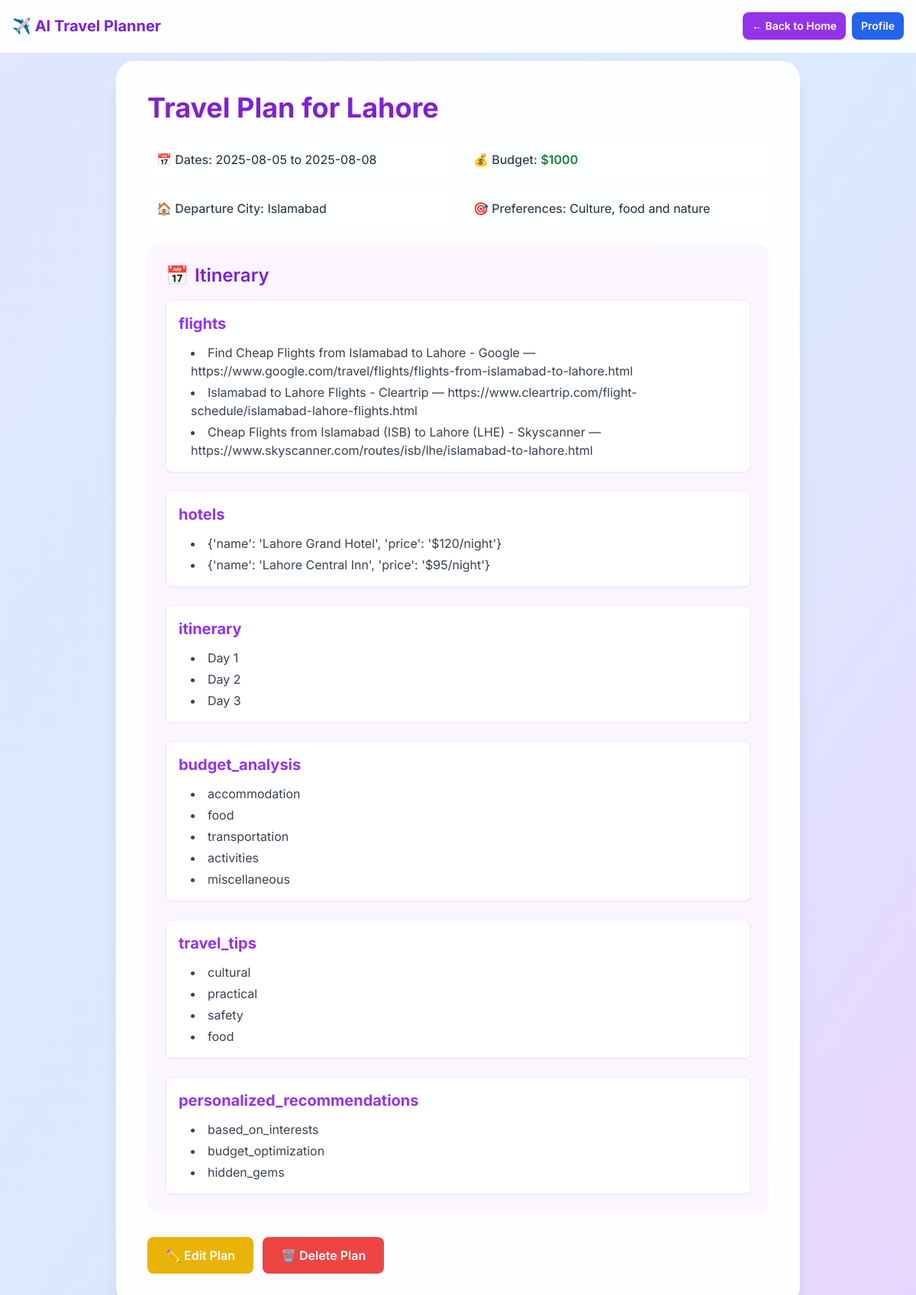
The app's page /plan/7 (signed in) with its own data.
### traveler_planner.py (models this page shows)
class TravelPlan(db.Model):
    id = db.Column(db.Integer, primary_key=True)
    user_id = db.Column(db.Integer, db.ForeignKey('user.id'), nullable=False)
    destination = db.Column(db.String(100))
    departure_city = db.Column(db.String(100))
    checkin_date = db.Column(db.String(20))
    checkout_date = db.Column(db.String(20))
    days = db.Column(db.Integer)
    budget = db.Column(db.String(50))
    preferences = db.Column(db.String(200))
    itinerary = db.Column(db.Text)  # Store as JSON string
    created_at = db.Column(db.DateTime, default=db.func.current_timestamp())

### traveler_planner.py (the view)
@app.route("/plan/<int:plan_id>")
@login_required
def view_plan(plan_id):
    plan = TravelPlan.query.get_or_404(plan_id)
    if plan.user_id != session.get('user_id'):
        flash('Access denied.', 'error')
        return redirect(url_for('home'))
    itinerary = json.loads(plan.itinerary) if plan.itinerary else {}
    return render_template("plan_detail.html", plan=plan, itinerary=itinerary)

### traveler_planner.py (called while the page is built)
def login_required(f):
    @wraps(f)
    def decorated_function(*args, **kwargs):
        if 'user_id' not in session:
            flash('Please log in to access this page.', 'error')
            return redirect(url_for('login'))
        return f(*args, **kwargs)
    return decorated_function

### templates/plan_detail.html (shortened to what this page needs)
<!DOCTYPE html>
<html lang="en">
<head>
  <script src="https://cdn.tailwindcss.com"></script>
</head>
<body class="bg-gradient-to-br from-indigo-100 via-blue-100 to-purple-200 font-[Inter] min-h-screen">
  <div class="fixed top-0 left-0 right-0 z-30 p-2 sm:p-4 flex flex-wrap items-center justify-between gap-1 sm:gap-2 bg-white/90 backdrop-blur-sm border-b border-white/20">
    <div class="flex items-center gap-1 sm:gap-2">
      <h1 class="text-base sm:text-lg md:text-xl font-bold text-purple-700">✈️ AI Travel Planner</h1>
    </div>
    <div class="flex items-center gap-1 sm:gap-2">
      <a href="/" class="px-2 sm:px-3 py-1.5 sm:py-2 bg-purple-600 hover:bg-purple-700 text-white rounded-lg font-semibold text-xs sm:text-sm">← Back to Home</a>
      <a href="/profile" class="px-2 sm:px-3 py-1.5 sm:py-2 bg-blue-600 hover:bg-blue-700 text-white rounded-lg font-semibold text-xs sm:text-sm">Profile</a>
    </div>
  </div>
  <div class="pt-16 sm:pt-20 pb-4 sm:pb-8 px-2 sm:px-4">
    <div class="max-w-4xl mx-auto">
      <div class="glass-effect rounded-2xl sm:rounded-3xl shadow-xl p-3 sm:p-4 md:p-8 lg:p-10">
        <h1 class="text-xl sm:text-2xl md:text-3xl lg:text-4xl font-bold text-purple-700 mb-3 sm:mb-4 md:mb-6">Travel Plan for {{ plan.destination }}</h1>
        <div class="mb-3 sm:mb-4 md:mb-6 grid grid-cols-1 sm:grid-cols-2 gap-2 sm:gap-3 md:gap-4 text-xs sm:text-sm md:text-base">
          <div class="bg-white/50 p-2 sm:p-3 rounded-lg">
            <span class="font-medium text-gray-700">📅 Dates:</span>
            <span class="text-gray-800 break-words">{{ plan.checkin_date }} to {{ plan.checkout_date }}</span>
          </div>
          <div class="bg-white/50 p-2 sm:p-3 rounded-lg">
            <span class="font-medium text-gray-700">💰 Budget:</span>
            <span class="text-green-700 font-semibold">{{ plan.budget }}</span>
          </div>
          <div class="bg-white/50 p-2 sm:p-3 rounded-lg">
            <span class="font-medium text-gray-700">🏠 Departure City:</span>
            <span class="text-gray-800">{{ plan.departure_city }}</span>
          </div>
          <div class="bg-white/50 p-2 sm:p-3 rounded-lg">
            <span class="font-medium text-gray-700">🎯 Preferences:</span>
            <span class="text-gray-800 break-words">{{ plan.preferences or 'None specified' }}</span>
          </div>
        </div>
        <div class="bg-purple-50 rounded-lg sm:rounded-xl p-3 sm:p-4 md:p-6">
          <h2 class="text-lg sm:text-xl md:text-2xl font-semibold text-purple-700 mb-2 sm:mb-3 md:mb-4 flex items-center">
            <span class="mr-2">📅</span> Itinerary
          </h2>
          {% if itinerary %}
            <div class="space-y-3 sm:space-y-4 md:space-y-6">
              {% for day, activities in itinerary.items() %}
                <div class="bg-white rounded-lg p-2 sm:p-3 md:p-4 shadow-sm border border-purple-100">
                  <div class="font-bold text-purple-600 mb-1 sm:mb-2 md:mb-3 text-base sm:text-lg md:text-xl">{{ day }}</div>
                  {% if activities is string %}
                    <p class="text-gray-700 text-xs sm:text-sm md:text-base break-words">{{ activities }}</p>
                  {% else %}
                    <ul class="list-disc list-inside ml-1 sm:ml-2 md:ml-4 space-y-1">
                      {% for activity in activities %}
                        <li class="text-gray-700 text-xs sm:text-sm md:text-base break-words">{{ activity }}</li>
                      {% endfor %}
                    </ul>
                  {% endif %}
                </div>
              {% endfor %}
            </div>
          {% else %}
            <div class="text-center py-6 sm:py-8">
              <div class="text-3xl sm:text-4xl mb-3 sm:mb-4">📝</div>
              <p class="text-gray-600 text-xs sm:text-sm md:text-base">No itinerary found for this plan.</p>
            </div>
          {% endif %}
        </div>
        <div class="mt-4 sm:mt-6 md:mt-8 flex flex-wrap gap-2 sm:gap-3">
          <a href="/plan/{{ plan.id }}/edit" class="px-3 sm:px-4 md:px-6 py-2 md:py-3 bg-yellow-500 hover:bg-yellow-600 text-white font-semibold rounded-lg text-xs sm:text-sm md:text-base transition-colors min-h-[32px] touch-manipulation">
            ✏️ Edit Plan
          </a>
          <form action="/plan/{{ plan.id }}/delete" method="POST" style="display:inline;" onsubmit="return confirm('Are you sure you want to delete this plan?');">
            <button type="submit" class="px-3 sm:px-4 md:px-6 py-2 md:py-3 bg-red-500 hover:bg-red-600 text-white font-semibold rounded-lg text-xs sm:text-sm md:text-base transition-colors cursor-pointer min-h-[32px] touch-manipulation">
              🗑️ Delete Plan
            </button>
          </form>
        </div>
      </div>
    </div>
  </div>
</body>
</html>

### templates/plan_detail.html (style rules this page uses)
.glass-effect { background: rgba(255, 255, 255, 0.95); backdrop-filter: blur(20px); border: 1px solid rgba(255, 255, 255, 0.2); }

### records on screen
TravelPlan: destination "Lahore", checkin_date "2025-08-05", checkout_date "2025-08-08", budget "$1000", departure_city "Islamabad", preferences "Culture, food and nature"

### other values on screen
{{ day }} "flights" "hotels" "itinerary" "budget_analysis" "travel_tips" "personalized_recommendations"
{{ activity }} "Find Cheap Flights from Islamabad to Lahore - Google — https://www.google.com/travel/flights/flights-from-islamabad-to-lahore.html" "Islamabad to Lahore Flights - Cleartrip — https://www.cleartrip.com/flight-schedule/islamabad-lahore-flights.html" "Cheap Flights from Islamabad (ISB) to Lahore (LHE) - Skyscanner — https://www.skyscanner.com/routes/isb/lhe/islamabad-to-lahore.html" "{'name': 'Lahore Grand Hotel', 'price': '$120/night'}" "{'name': 'Lahore Central Inn', 'price': '$95/night'}" "Day 1" "Day 2" "Day 3" "accommodation" "food" "transportation" "activities" "miscellaneous" "cultural" "practical" "safety" "food" "based_on_interests" "budget_optimization" "hidden_gems"
